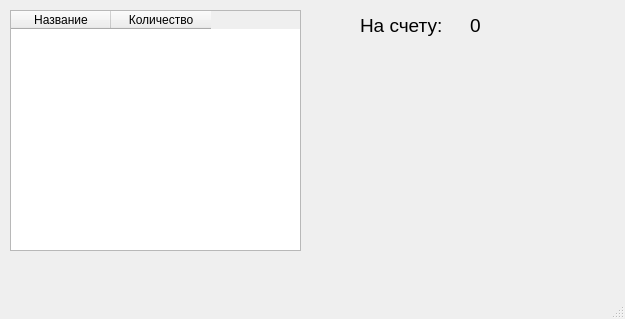
<?xml version="1.0" encoding="UTF-8"?>
<ui version="4.0">
 <class>MainWindow</class>
 <widget class="QMainWindow" name="MainWindow">
  <property name="geometry">
   <rect>
    <x>0</x>
    <y>0</y>
    <width>625</width>
    <height>319</height>
   </rect>
  </property>
  <property name="windowTitle">
   <string>MainWindow</string>
  </property>
  <widget class="QWidget" name="centralwidget">
   <widget class="QTableWidget" name="tableWidget">
    <property name="geometry">
     <rect>
      <x>10</x>
      <y>10</y>
      <width>291</width>
      <height>241</height>
     </rect>
    </property>
    <column>
     <property name="text">
      <string>Название</string>
     </property>
    </column>
    <column>
     <property name="text">
      <string>Количество</string>
     </property>
    </column>
   </widget>
   <widget class="QLabel" name="label">
    <property name="geometry">
     <rect>
      <x>360</x>
      <y>10</y>
      <width>121</width>
      <height>31</height>
     </rect>
    </property>
    <property name="font">
     <font>
      <pointsize>14</pointsize>
     </font>
    </property>
    <property name="text">
     <string>На счету:</string>
    </property>
   </widget>
   <widget class="QLabel" name="label_2">
    <property name="geometry">
     <rect>
      <x>470</x>
      <y>10</y>
      <width>181</width>
      <height>31</height>
     </rect>
    </property>
    <property name="font">
     <font>
      <pointsize>14</pointsize>
     </font>
    </property>
    <property name="text">
     <string>0</string>
    </property>
   </widget>
  </widget>
  <widget class="QMenuBar" name="menubar">
   <property name="geometry">
    <rect>
     <x>0</x>
     <y>0</y>
     <width>625</width>
     <height>26</height>
    </rect>
   </property>
  </widget>
  <widget class="QStatusBar" name="statusbar"/>
 </widget>
 <resources/>
 <connections/>
</ui>
